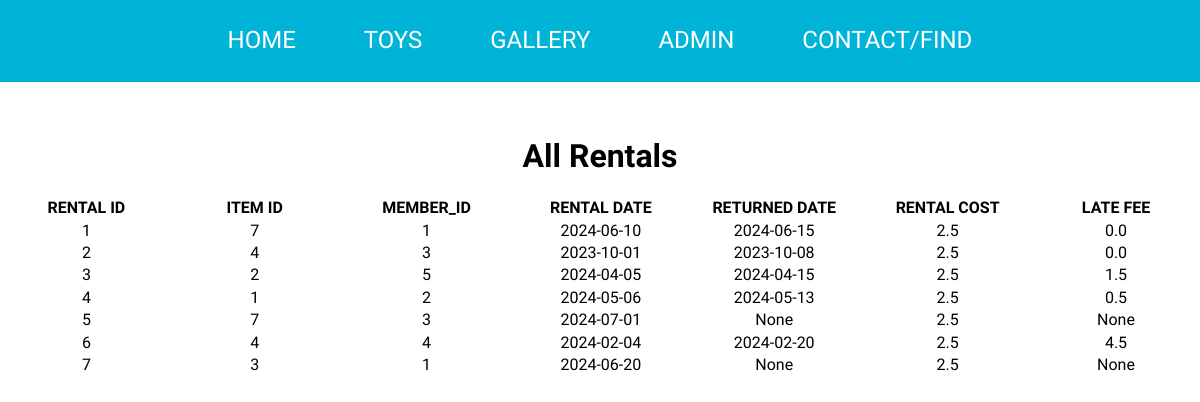
Page /rentals on the earlier database version.
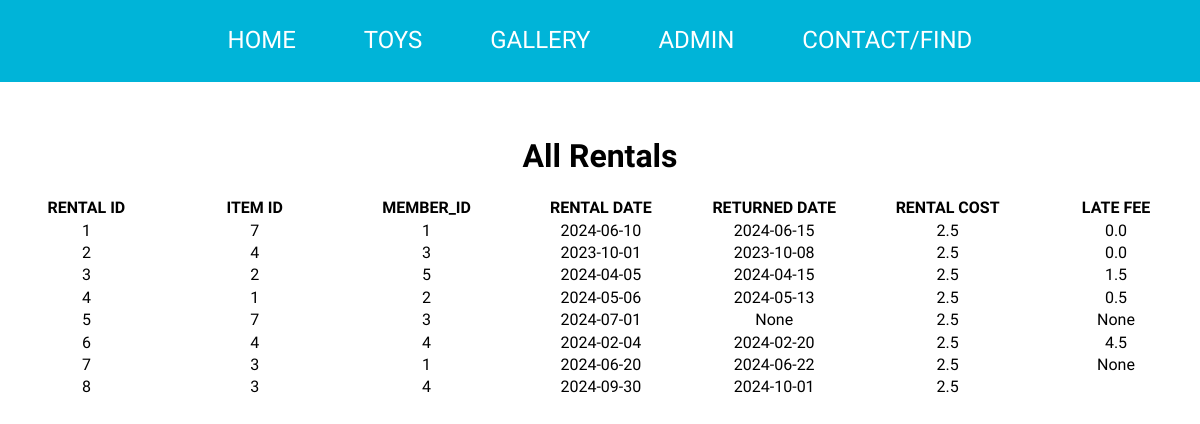
Same page on the later database version.
### tables this page shows
CREATE TABLE [Rentals](
  [Rental_ID] INTEGER PRIMARY KEY AUTOINCREMENT NOT NULL, 
  [Item_ID] INTEGER NOT NULL REFERENCES [Items]([Item_ID]), 
  [Member_ID] INTEGER NOT NULL REFERENCES [Members]([Member_ID]), 
  [Rental Date] DATE NOT NULL, 
  [Returned Date] DATE, 
  [Rental Cost] REAL NOT NULL, 
  [Late Fee] REAL);

### pythonApp/databaseApp.py (the view)
@app.route('/rentals')
def rentals():
    db = get_db()
    cursor = db.cursor()
    cursor.execute("SELECT * FROM Rentals")
    results = cursor.fetchall()
    return render_template('rentals.html',results=results)

### pythonApp/databaseApp.py (called while the page is built)
def get_db():
    db = sqlite3.connect(DATABASE)
    return db

### pythonApp/templates/rentals.html
{% extends 'base.html' %}
{% block content %}
<div class="table_styling">
    <h1>All Rentals</h1>
    <table style="text-align:center;">
        <tr>
            <th width="200">RENTAL ID</th>
            <th width="200">ITEM ID</th>
            <th width="200">MEMBER_ID</th>
            <th width="200">RENTAL DATE</th>
            <th width="200">RETURNED DATE</th>
            <th width="200">RENTAL COST</th>
            <th width="200">LATE FEE</th>
        </tr>
        {% for item in results%}
        <tr>
            <td>{{ item[0] }}</td>
            <td>{{ item[1] }}</td>
            <td>{{ item[2] }}</td>
            <td>{{ item[3] }}</td>
            <td>{{ item[4] }}</td>
            <td>{{ item[5] }}</td>
            <td>{{ item[6] }}</td>
        </tr>
        {% endfor %}
    </table>
</div>
{% endblock %}

### pythonApp/templates/base.html (shortened to what this page needs)
<!DOCTYPE html>
<html>
    <head>
        <link rel="stylesheet" href="{{ url_for('static', filename='css/pythonStyle.css') }}" type="text/css">
        <link rel="stylesheet" href="{{ url_for('static', filename='css/normalize.css') }}" type="text/css">
        <link rel="stylesheet" href="https://cdn.jsdelivr.net/gh/fancyapps/fancybox@3.5.7/dist/jquery.fancybox.min.css"/>
    </head>
    <body>
        <div class="container">
            <nav>
              <ul id="menu">
                <li><a href="{{ url_for('home') }}">HOME</a></li>
                <li><a href="{{ url_for('toys_public') }}">TOYS</a></li>
                <li><a href="{{ url_for('gallery') }}">GALLERY</a></li>
                <li><a href="{{ url_for('admin_login') }}">ADMIN</a></li>
                <li><a href="{{ url_for('contact') }}">CONTACT/FIND</a></li>
              </ul>
            </nav>
        </div>
        {% block content %}{% endblock %}
    </body>
</html>

### pythonApp/static/css/pythonStyle.css (style rules this page uses)
html { height: 100%; width: 100%; line-height: 2; }
body { font-family: 'Cairo', sans-serif; }
a { color: #5dc; text-decoration: none; }
.container { width: 100vw; position: relative; transition: all 0.3s; z-index: 999; }
#menu { background: #00B4D8; text-align: center; width: 230px; height: 100%; position: fixed; margin: 0; right: -230px; padding: 0px; }
#menu li { display: block; }
#menu li a { display: block; color: #fff; font-size: 1.5rem; padding: 10px 30px; border: 2px solid transparent; text-decoration: none; background: #00B4D8; }
@media (min-width: 750px) { #menu { margin: 0; padding: 15px 0; width:100%; display: inline-block; position:relative; right: 0; background-color: #00B4D8; } }
@media (min-width: 750px) { #menu li { display: inline-block; background-color: #00B4D8; } }
.table_styling { margin-left: auto; margin-right: auto; max-width: fit-content; padding-top: 35px; }
h1 { text-align: center; }

Differences in the rows shown:
changed Rentals id 7: Returned Date "None" → "2024-06-22"
added Rentals: Rental_ID "8", Item_ID "3", Member_ID "4", Rental Date "2024-09-30", Returned Date "2024-10-01", Rental Cost "2.5"
